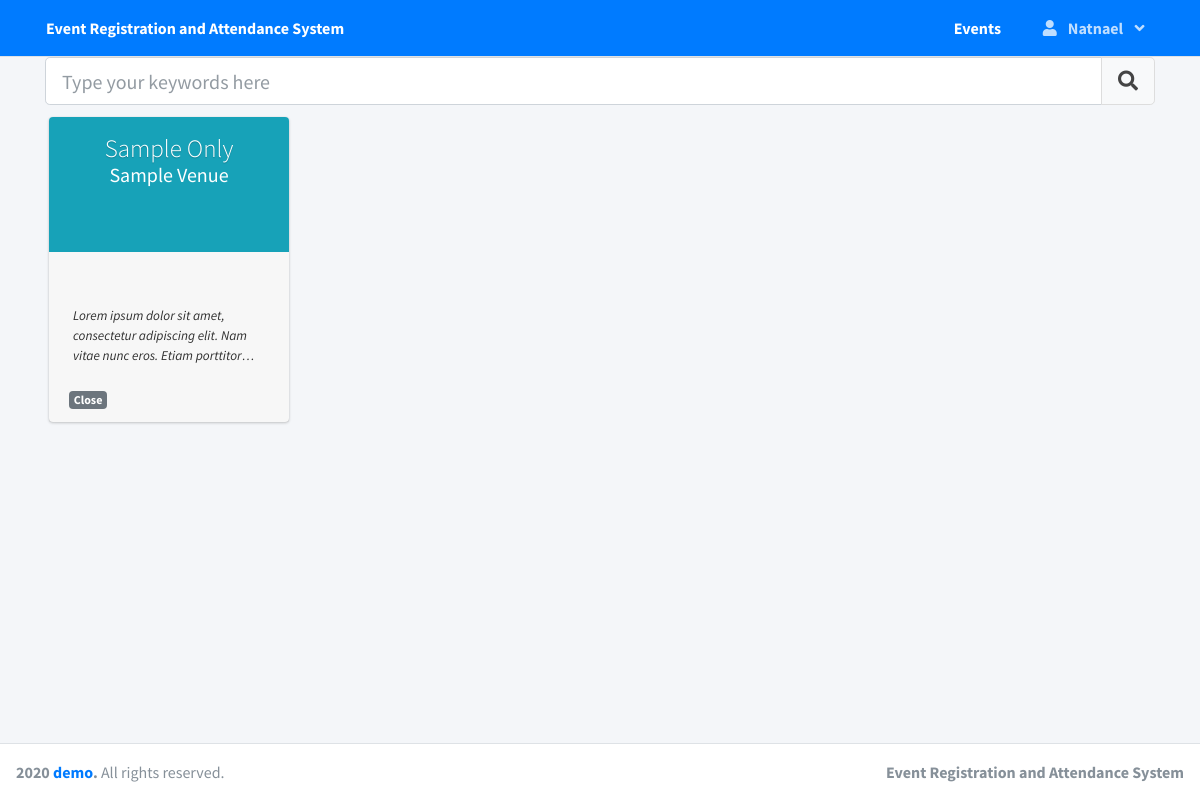
/ (signed in), run on the app's committed database.
### tables this page shows
CREATE TABLE `events` (
  `id` int(30) NOT NULL,
  `event_datetime` datetime NOT NULL,
  `event` varchar(200) NOT NULL,
  `description` text NOT NULL,
  `venue` text NOT NULL,
  `status` tinyint(1) NOT NULL DEFAULT 0 COMMENT '0 Pending, 1=Open,2=Done',
  `date_created` datetime NOT NULL DEFAULT current_timestamp()
);

### home.php (the view, shortened to what this page needs)
<?php include('admin/db_connect.php') ?>
<div class="col-lg-12">
  <div class="row">
    <div class="col-md-12 mb-4">
      <div class="input-group">
          <input type="search" id="filter" class="form-control form-control-lg" placeholder="Type your keywords here">
          <div class="input-group-append">
              <button type="button" id="search" class="btn btn-lg btn-default">
                  <i class="fa fa-search"></i>
              </button>
          </div>
      </div>
      <div class="col-md-12 py-2">
      <div class="row">
          <?php
            $events = $conn->query("SELECT * FROM events where id in (SELECT event_id from assigned_registrar where user_id = {$_SESSION['login_id']}) and unix_timestamp(event_datetime) <= '".strtotime(date("Y-m-d H:i"))."' ");
            while($row = $events->fetch_assoc()):
              $trans = get_html_translation_table(HTML_ENTITIES,ENT_QUOTES);
                unset($trans["\""], $trans["<"], $trans[">"], $trans["<h2"]);
                $desc = strtr(html_entity_decode($row['description']),$trans);
                $desc=str_replace(array("<li>","</li>"), array("",", "), $desc);
          ?>
          <a class="event-item text-dark" href="./index.php?page=manage_attendance&c=<?php echo md5($row['id']) ?>" data-id = '<?php echo $row['id'] ?>'>
            <div class="card card-widget widget-user mx-1 my-1" style="width: 15rem;">
              <div class="widget-user-header bg-info">
                <h3 class="widget-user-username"><?php echo ucwords($row['event']) ?></h3>
                <h5 class="widget-user-desc"><?php echo ucwords($row['venue']) ?></h5>
              </div>
              <div class="card-footer">
                <div class="d-block py-1 px-1 w-100">
                  <p class="truncate"><?php echo strip_tags($desc) ?></p>
                </div>
                <?php if($row['status'] != 2): ?>
								  <span class="badge badge-success">Open</span>
							  <?php else: ?>
								  <span class="badge badge-secondary">Close</span>
                <?php endif; ?>
              </div>
            </div>
          </a>
        <?php endwhile; ?>
      </div>
      </div>
    </div>
  </div>
</div>

### data on the page
events: event "Sample Only", venue "Sample Venue", description "Lorem ipsum dolor sit amet, consectetur adipiscing elit. Nam vitae nunc eros. Etiam…", status "Close"

### other printed values
$_SESSION['login_firstname'] "Natnael"
